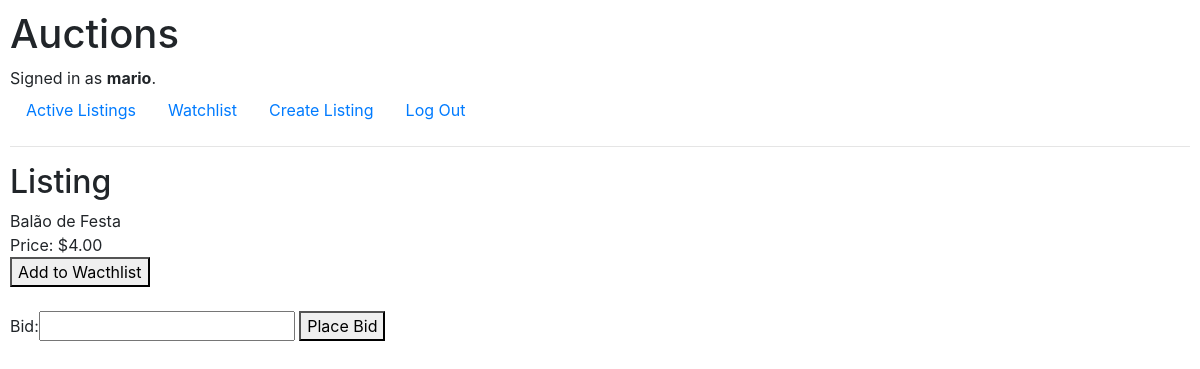
Screenshot of /listing/4 (signed in) with the database file from the repository.
### auctions/models.py (models this page shows, shortened)
class User(AbstractUser):
    pass

class Listing(models.Model):
    owner_id = models.ForeignKey(User, on_delete=models.CASCADE, related_name="listings")
    title = models.CharField(max_length=64)
    starting_price = models.DecimalField(max_digits=10, decimal_places=2)
    category = models.CharField(max_length=64, blank=True)
    description = models.TextField(blank=True)
    url_image = models.URLField(blank=True)

class Bid(models.Model):
    owner = models.ForeignKey(User, on_delete=models.CASCADE, related_name="bids")
    listing_id = models.ForeignKey(Listing, on_delete=models.CASCADE, related_name="bids" )
    bid_value = models.DecimalField(max_digits=10, decimal_places=2)

### auctions/views.py (the view)
# urls.py: path("listing/<int:listing_id>", views.listing, name="listing"),
def listing(request, listing_id):
    listing = Listing.objects.get(pk=listing_id)
    already_on_watchlist = request.user.profile.watchlist.filter(id=listing_id)
    form = PlaceBidForm()
    biggest_bid = listing.bids.all().order_by('-bid_value').first()
    if not biggest_bid:
        price = listing.starting_price
    else:
        price = biggest_bid.bid_value
    return render(request, "auctions/listing.html", {
        "listing": listing,
        "already_on_watchlist": already_on_watchlist,
        "PlaceBidForm": form,
        "price": price
    })

### auctions/forms.py
class PlaceBidForm(forms.Form):
    bid_value = forms.DecimalField(max_digits=10, decimal_places=2, label="Bid:")

### auctions/templates/auctions/listing.html (shortened to what this page needs)
{% extends "auctions/layout.html" %}
{% block body %}
    <h2>Listing</h2>
    {{listing.title}}
    <br>
    Price: ${{price}}
    {% if not already_on_watchlist %}
    <form action="{% url 'watchlist' %}" method="POST">
        <button type="submit" name="listing_id" value="{{listing.id}}">Add to Wacthlist</button>
    </form>
    {% else %}
        <form action="{% url 'watchlist_delete' %}" method="POST">
            {% csrf_token %}
            <button type="submit" name="listing_id" value="{{listing.id}}">Delete from Wacthlist</button>
        </form>
    {% endif %}
    <br>
    <form action="{% url 'bid' %}" method=POST>
        {{ PlaceBidForm }}
         <button type="submit" name="listing_id" value="{{listing.id}}">Place Bid</button>
    </form>
{% endblock %}

### auctions/templates/auctions/layout.html (shortened to what this page needs)
{% load static %}
<!DOCTYPE html>
<html lang="en">
    <head>
        <link rel="stylesheet" href="https://stackpath.bootstrapcdn.com/bootstrap/4.4.1/css/bootstrap.min.css">
        <link href="{% static 'auctions/styles.css' %}" rel="stylesheet">
    </head>
    <body>
        <h1>Auctions</h1>
        <div>
            {% if user.is_authenticated %}
                Signed in as <strong>{{ user.username }}</strong>.
            {% else %}
                Not signed in.
            {% endif %}
        </div>
        <ul class="nav">
            <li class="nav-item">
                <a class="nav-link" href="{% url 'index' %}">Active Listings</a>
            </li>
            {% if user.is_authenticated %}
                <li class="nav-item">
                    <a class="nav-link" href="{% url 'watchlist' %}">Watchlist</a>
                </li>
                <li class="nav-item">
                    <a class="nav-link" href="{% url 'create-listing' %}">Create Listing</a>
                </li>
                <li class="nav-item">
                    <a class="nav-link" href="{% url 'logout' %}">Log Out</a>
                </li>
            {% endif %}
        </ul>
        <hr>
        {% block body %}
        {% endblock %}
    </body>
</html>

### auctions/static/auctions/styles.css (style rules this page uses)
body { padding: 10px; }

### rows the page displays
User: username "mario"
Listing: title "Balão de Festa"
Bid: bid_value "4.00"
